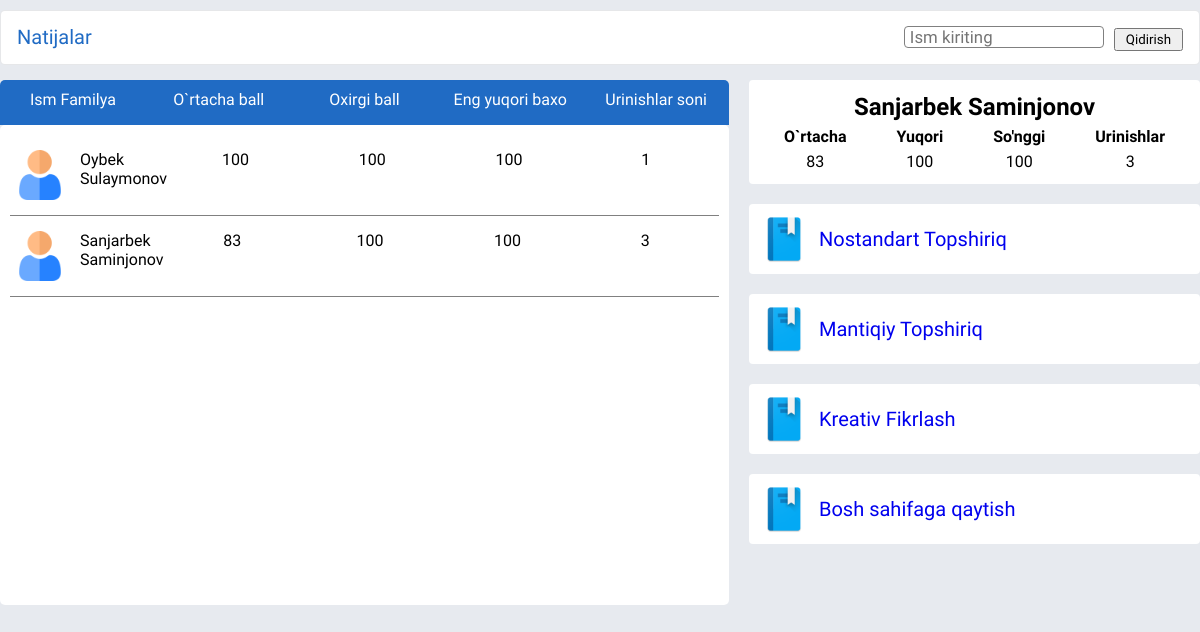
The app's page /results/2/ (signed in) with its own data.
### dashboard/models.py (models this page shows, shortened)
class AllResult(models.Model):
    APP_CHOICES = (
        (1, 'NOSTANDART TOPSHIRIQ'),
        (2, 'MANTIQIY SAVOLLAR'),
        (3, 'KREATIV FIKRLASH'),
    )
    pupil = models.ForeignKey(User, on_delete=CASCADE)
    type_task = models.IntegerField(choices=APP_CHOICES, default=0)
    last_score = models.IntegerField(default=0, blank=True, null=True)
    max_score = models.IntegerField(default=0, blank=True, null=True)
    avarage_score = models.IntegerField(default=0, blank=True, null=True)
    attempt = models.IntegerField(default=0, blank=True, null=True)

### results/views.py (the view)
# urls.py: path('<int:type_task>/', views.results_table, name='table'),
def results_table(request, type_task):
    taskResults = AllResult.objects.filter(
        type_task=type_task).order_by('-avarage_score')
    my_result, created = AllResult.objects.get_or_create(
        pupil=request.user, type_task=type_task)
    text = request.GET.get('searching_text')
    if text != None:
        taskResults = taskResults.filter(pupil__first_name__contains=text)
    context = {
        'task_results': taskResults,
        'my_result': my_result,
    }
    return render(request, 'results/index.html', context)

### templates/results/index.html (shortened to what this page needs)
{% load static %}
<!DOCTYPE html>
<html lang="en">
<head>
    <link rel="stylesheet" href="{% static 'results/css/results_table/style.css' %}" />
</head>
<body>
    <div class="container">
        <div class="section">
            <div class="section__top">
                <div class="section__top-left">
                    <p class="box1">Natijalar</p>
                </div>
                <form class="section__top-right" method="get">
                    <input class="section__top-right--input" type="text" name="searching_text" placeholder="Ism kiriting" />
                    <p class="box1">
                        <button type="submit" style="padding: 2px 10px;">Qidirish</button>
                    </p>
                </form>
            </div>
            <div class="section__content">
                <div>
                    <div class="card__top">
                        <div>Ism Familya</div>
                        <div>O`rtacha ball</div>
                        <div>Oxirgi ball</div>
                        <div class="max">Eng yuqori baxo</div>
                        <div>Urinishlar soni</div>
                    </div>
                    <div class="section__content-left">
                        {% for result in task_results %}
                        <div class="card">
                            <div class="user">
                                <img class="card__img" src="{% static 'results/images/results_images/user.png' %}" alt="" />
                                <div class="user__name">
                                    <p>{{result.pupil.first_name}}</p>
                                    <p>{{result.pupil.last_name}}</p>
                                </div>
                            </div>
                            <div>{{result.avarage_score}}</div>
                            <div>{{result.last_score}}</div>
                            <div class="max">{{result.max_score}}</div>
                            <div>{{result.attempt}}</div>
                        </div>
                        {% endfor %}
                    </div>
                </div>
                <div class="section__content-right">
                    <div class="right__card">
                        <div class="right_card-info">
                            <div class="boxs">
                                <table>
                                    <thead>
                                        <tr>
                                            <th colspan="4">
                                                <h2>{{user.first_name}} {{user.last_name}}</h2>
                                            </th>
                                        </tr>
                                        <tr>
                                            <th scope="col">O`rtacha</th>
                                            <th scope="col">Yuqori</th>
                                            <th scope="col">So'nggi</th>
                                            <th scope="col">Urinishlar</th>
                                        </tr>
                                    </thead>
                                    <tbody>
                                        <tr>
                                            <td>{{my_result.avarage_score}}</td>
                                            <td>{{my_result.max_score}}</td>
                                            <td>{{my_result.last_score}}</td>
                                            <td class="box">{{my_result.attempt}}</td>
                                        </tr>
                                    </tbody>
                                </table>
                            </div>
                        </div>
                    </div>
                    <a href="">
                        <div class="right__card">
                            <div>
                                <img class="image-end-1" src="{% static 'results/images/results_images/book.png' %}" alt="">
                            </div>
                            <div>
                                <div class="info"><a href="{% url 'table' 1 %}">Nostandart Topshiriq</a></div>
                            </div>
                        </div>
                    </a>
                    <a href="">
                        <div class="right__card">
                            <div>
                                <img class="image-end-1" src="{% static 'results/images/results_images/book.png' %}" alt="">
                            </div>
                            <div>
                                <div class="info"><a href="{% url 'table' 2 %}">Mantiqiy Topshiriq</a></div>
                            </div>
                        </div>
                    </a>
                    <a href="">
                        <div class="right__card">
                            <div>
                                <img class="image-end-1" src="{% static 'results/images/results_images/book.png' %}" alt="">
                            </div>
                            <div>
                                <div class="info"><a href="{% url 'table' 3 %}">Kreativ Fikrlash</a></div>
                            </div>
                        </div>
                    </a>
                    <a href="">
                        <div class="right__card">
                            <div>
                                <img class="image-end-1" src="{% static 'results/images/results_images/book.png' %}" alt="">
                            </div>
                            <div>
                                <div class="info"><a href="{% url 'dashboard' %}">Bosh sahifaga qaytish</a></div>
                            </div>
                        </div>
                    </a>
                </div>
            </div>
        </div>
    </div>
</body>
</html>

### static/results/css/results_table/style.css (style rules this page uses)
* { margin: 0; padding: 0; -webkit-box-sizing: border-box; box-sizing: border-box; font-family: "Padauk", sans-serif; }
body { background: #e7eaef; }
.container { max-width: 1200px; margin: 0 auto; }
.image-end-1 { display: block; width: 50px; height: 50px; }
.boxs { text-align: center; }
.right_card-info { display: -webkit-box; display: -ms-flexbox; display: flex; }
table { border-collapse: collapse; }
thead th, td { padding: 3px 25px; text-align: center; }
.box1 { color: #206bc4; font-size: 20px; }
a { text-decoration: none; font-size: 20px; }
.section__top { display: -webkit-box; display: -ms-flexbox; display: flex; -webkit-box-pack: justify; -ms-flex-pack: justify; justify-content: space-between; border-radius: 3px 3px 0 0; color: inherit; display: flex; -webkit-box-align: center; -ms-flex-align: center; align-items: center; border: 1px solid rgba(101, 109, 119, 0.16); padding: 0.75rem 1rem; margin-bottom: 0; font-size: 0.875rem; font-weight: 400; line-height: 1.4285714; border-radius: 5px; background-color: #fff; }
.section__top-left { font-size: 1rem; font-weight: 500; line-height: 1.5rem; }
.section__top-right { display: -webkit-box; display: -ms-flexbox; display: flex; -webkit-box-align: center; -ms-flex-align: center; align-items: center; gap: 10px; color: #656d77; font-size: 0.875rem; font-weight: 400; line-height: 1.4285714; }
.section__top-right--input { border-radius: 4px; border: none; outline: none; padding-left: 5px; width: 200px; border: solid 1px grey; font-size: larger; }
.section__content { display: -webkit-box; display: -ms-flexbox; display: flex; gap: 20px; margin-top: 15px; }
.section__content-left { height: 480px; padding: 10px 10px; border-radius: 5px; background-color: #fff; overflow: hidden; overflow-y: scroll; }
.section .card { display: -ms-grid; display: grid; -ms-grid-columns: (1fr)[5]; grid-template-columns: repeat(5, 1fr); grid-auto-rows: 50px; margin-top: 10px; padding: 5px 5px; border-bottom: grey 1px solid; text-align: center; padding-bottom: 15px; }
.section .card__top { display: -ms-grid; display: grid; -ms-grid-columns: (1fr)[5]; grid-template-columns: repeat(5, 1fr); -ms-grid-rows: 35px; grid-template-rows: 35px; text-align: center; background: #206bc4; color: #fff; border-top-left-radius: 5px; border-top-right-radius: 5px; padding-top: 10px; }
.section .card__img { width: 50px; border-radius: 5px; }
.section .card .user { display: -webkit-box; display: -ms-flexbox; display: flex; gap: 15px; }
.section .card .user__name { text-align: start; }
.section__content-right { display: -webkit-box; display: -ms-flexbox; display: flex; -webkit-box-orient: vertical; -webkit-box-direction: normal; -ms-flex-direction: column; flex-direction: column; width: 40%; height: 100vh; gap: 10px; border-radius: 5px; }
.section__content-right .right__card { width: 100%; padding: 10px 10px; display: -webkit-box; display: -ms-flexbox; display: flex; gap: 10px; background-color: #fff; -webkit-box-align: center; -ms-flex-align: center; align-items: center; border-radius: 4px; cursor: pointer; }

### templates/results/index.html (style rules this page uses)
body { padding-top: 10px; }

### records on screen
AllResult: pupil.first_name "Oybek", pupil.last_name "Sulaymonov", avarage_score "100", last_score "100", max_score "100", attempt "1"
AllResult: pupil.first_name "Sanjarbek", pupil.last_name "Saminjonov", avarage_score "83", last_score "100", max_score "100", attempt "3"

### other values on screen
{{ user.first_name }} "Sanjarbek"
{{ user.last_name }} "Saminjonov"
